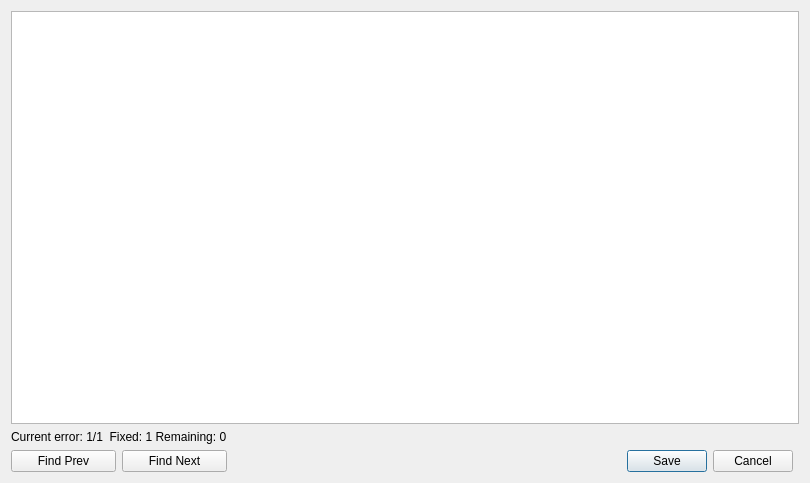
<?xml version="1.0" encoding="UTF-8"?>
<ui version="4.0">
 <class>ErrorEditDialog</class>
 <widget class="QDialog" name="ErrorEditDialog">
  <property name="geometry">
   <rect>
    <x>0</x>
    <y>0</y>
    <width>810</width>
    <height>483</height>
   </rect>
  </property>
  <property name="windowTitle">
   <string>Edit Erroneous Fields</string>
  </property>
  <property name="windowIcon">
   <iconset resource="../images.qrc">
    <normaloff>:/icon32.ico</normaloff>:/icon32.ico</iconset>
  </property>
  <layout class="QGridLayout" name="gridLayout">
   <item row="3" column="3">
    <widget class="QPushButton" name="save">
     <property name="maximumSize">
      <size>
       <width>798</width>
       <height>16777215</height>
      </size>
     </property>
     <property name="text">
      <string>Save</string>
     </property>
    </widget>
   </item>
   <item row="3" column="4">
    <widget class="QPushButton" name="cancel">
     <property name="text">
      <string>Cancel</string>
     </property>
    </widget>
   </item>
   <item row="3" column="2">
    <spacer name="horizontalSpacer">
     <property name="orientation">
      <enum>Qt::Horizontal</enum>
     </property>
     <property name="sizeHint" stdset="0">
      <size>
       <width>40</width>
       <height>20</height>
      </size>
     </property>
    </spacer>
   </item>
   <item row="0" column="0" colspan="6">
    <widget class="QTableWidget" name="tableWidget"/>
   </item>
   <item row="2" column="0" colspan="2">
    <widget class="QLabel" name="ErrorDisplayLbl">
     <property name="text">
      <string>Current error: 1/1  Fixed: 1 Remaining: 0</string>
     </property>
     <property name="alignment">
      <set>Qt::AlignBottom|Qt::AlignLeading|Qt::AlignLeft</set>
     </property>
    </widget>
   </item>
   <item row="3" column="0">
    <widget class="QPushButton" name="FindPrevBtn">
     <property name="text">
      <string>Find Prev</string>
     </property>
    </widget>
   </item>
   <item row="3" column="1">
    <widget class="QPushButton" name="FindNextBtn">
     <property name="text">
      <string>Find Next</string>
     </property>
    </widget>
   </item>
  </layout>
 </widget>
 <resources>
  <include location="../images.qrc"/>
 </resources>
 <connections/>
</ui>
